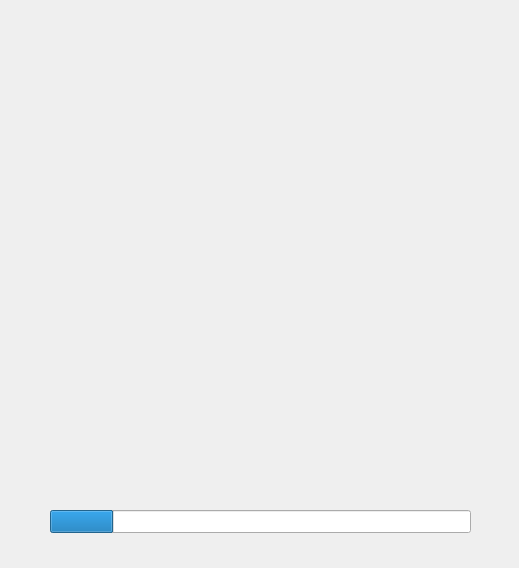
<?xml version="1.0" encoding="UTF-8"?>
<ui version="4.0">
 <class>load1</class>
 <widget class="QDialog" name="load1">
  <property name="geometry">
   <rect>
    <x>0</x>
    <y>0</y>
    <width>519</width>
    <height>568</height>
   </rect>
  </property>
  <property name="windowTitle">
   <string>Dialog</string>
  </property>
  <property name="styleSheet">
   <string notr="true">background-image: url(:/new/prefix1/start.png);</string>
  </property>
  <widget class="QProgressBar" name="progressBar">
   <property name="geometry">
    <rect>
     <x>50</x>
     <y>510</y>
     <width>421</width>
     <height>23</height>
    </rect>
   </property>
   <property name="value">
    <number>15</number>
   </property>
   <property name="textVisible">
    <bool>false</bool>
   </property>
  </widget>
 </widget>
 <resources/>
 <connections/>
</ui>
